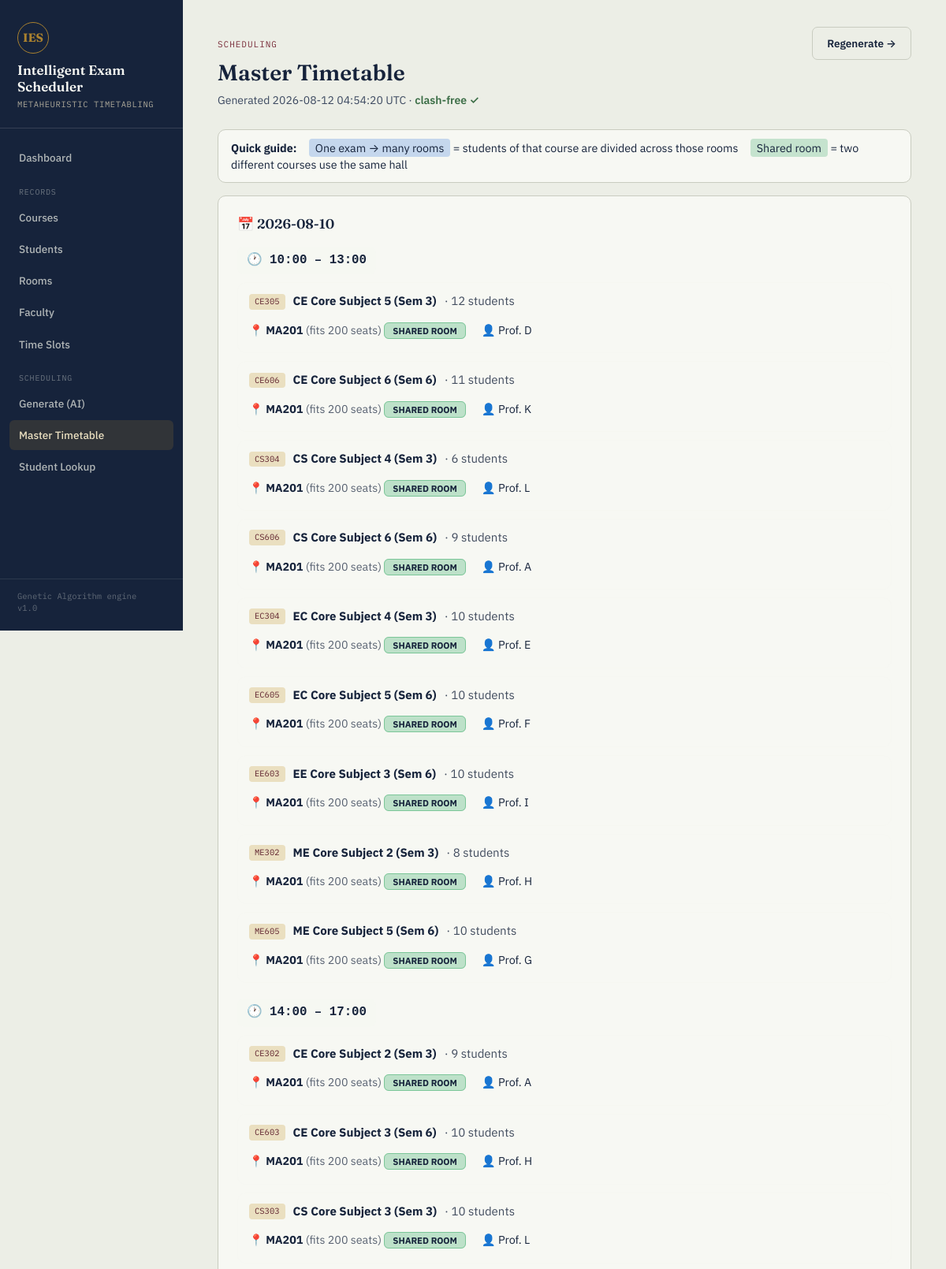
Page /timetable (upper part) on the committed database.
### tables this page shows
CREATE TABLE schedule_runs (
    id TEXT PRIMARY KEY,
    created_at TEXT NOT NULL,
    generations_run INTEGER,
    final_conflicts INTEGER,
    final_fitness REAL,
    seconds_taken REAL
);

CREATE TABLE exams (
    id INTEGER PRIMARY KEY AUTOINCREMENT,
    course_id INTEGER NOT NULL,
    timeslot_id INTEGER,
    room_id INTEGER,
    faculty_id INTEGER,
    run_id TEXT,
    FOREIGN KEY (course_id) REFERENCES courses(id) ON DELETE CASCADE,
    FOREIGN KEY (timeslot_id) REFERENCES timeslots(id) ON DELETE SET NULL,
    FOREIGN KEY (room_id) REFERENCES rooms(id) ON DELETE SET NULL,
    FOREIGN KEY (faculty_id) REFERENCES faculty(id) ON DELETE SET NULL
);

CREATE TABLE timeslots (
    id INTEGER PRIMARY KEY AUTOINCREMENT,
    exam_date TEXT NOT NULL,
    start_time TEXT NOT NULL,
    end_time TEXT NOT NULL,
    label TEXT
);

CREATE TABLE courses (
    id INTEGER PRIMARY KEY AUTOINCREMENT,
    code TEXT NOT NULL UNIQUE,
    name TEXT NOT NULL,
    semester TEXT,
    duration_minutes INTEGER NOT NULL DEFAULT 180
);

CREATE TABLE rooms (
    id INTEGER PRIMARY KEY AUTOINCREMENT,
    name TEXT NOT NULL UNIQUE,
    capacity INTEGER NOT NULL,
    is_active INTEGER DEFAULT 1
);

CREATE TABLE faculty (
    id INTEGER PRIMARY KEY AUTOINCREMENT,
    name TEXT NOT NULL,
    department TEXT,
    max_invigilations INTEGER NOT NULL DEFAULT 10,
    is_active INTEGER DEFAULT 1
);

### app.py (the view)
@app.route("/timetable")
def timetable():
    conn = db.get_db()
    rows = conn.execute(
        """
        SELECT e.id, c.code, c.name AS course_name,
               t.exam_date, t.start_time, t.end_time, t.label,
               r.name AS room_name, r.capacity,
               f.name AS faculty_name,
               (SELECT COUNT(*) FROM enrollments en WHERE en.course_id = c.id) AS enrolled
        FROM exams e
        JOIN courses c ON c.id = e.course_id
        LEFT JOIN timeslots t ON t.id = e.timeslot_id
        LEFT JOIN rooms r ON r.id = e.room_id
        LEFT JOIN faculty f ON f.id = e.faculty_id
        ORDER BY t.exam_date, t.start_time, c.code
        """
    ).fetchall()
    latest_run = conn.execute(
        "SELECT * FROM schedule_runs ORDER BY created_at DESC LIMIT 1"
    ).fetchone()
    conn.close()
    return render_template("timetable.html", exams=rows, latest_run=latest_run)

### db.py (called while the page is built)
def get_db():
    conn = sqlite3.connect(DB_PATH)
    conn.row_factory = sqlite3.Row
    conn.execute("PRAGMA foreign_keys = ON")
    return conn

### templates/timetable.html (shortened to what this page needs)
{% extends "base.html" %}
{% block content %}
<div class="page-head">
  <div>
    <p class="eyebrow">Scheduling</p>
    <h2>Master Timetable</h2>
    {% if latest_run %}
    <p class="sub">
      Generated {{ latest_run.created_at[:19].replace('T',' ') }} UTC ·
      {% if latest_run.final_conflicts == 0 %}
        <span style="color:var(--good); font-weight:600;">clash-free ✓</span>
      {% else %}
        <span style="color:var(--bad); font-weight:600;">{{ latest_run.final_conflicts }} conflicts remaining</span>
      {% endif %}
    </p>
    {% else %}
    <p class="sub">No schedule generated yet.</p>
    {% endif %}
  </div>
  <a href="{{ url_for('generate_page') }}" class="btn btn-ghost">Regenerate →</a>
</div>
{% if exams %}
  {% set groups = {} %}
  {% for e in exams %}
    {% set gkey = (e.code or '') ~ '||' ~ (e.exam_date or '') ~ '||' ~ (e.start_time or '') %}
  {% endfor %}
  {% set room_usage = {} %}
  {% for e in exams %}
    {% set rkey = (e.exam_date or '') ~ '||' ~ (e.start_time or '') ~ '||' ~ (e.room_name or '') %}
  {% endfor %}
  <div class="card tt-legend">
    <strong>Quick guide:</strong>
    <span style="margin-left:12px;">
      <span class="tt-badge-split">One exam → many rooms</span>
      = students of that course are divided across those rooms
    </span>
    <span style="margin-left:12px;">
      <span class="tt-badge-shared">Shared room</span>
      = two different courses use the same hall
    </span>
  </div>
  {% set days = exams|groupby('exam_date') %}
  {% for day, day_exams in days %}
  <div class="card tt-day-card">
    <h3 style="margin:0 0 16px 0;">📅 {{ day }}</h3>
    {% set slots = day_exams|groupby('start_time') %}
    {% for start, slot_exams in slots %}
      {% set end = (slot_exams|list)[0].end_time %}
      <div style="margin-bottom:20px;">
        <div class="tt-slot-time">🕐 {{ start }} – {{ end }}</div>
        {% set seen = {} %}
        {% for e in slot_exams %}
          {% set gkey = (e.code or '') ~ '||' ~ (e.exam_date or '') ~ '||' ~ (e.start_time or '') %}
          {% if gkey not in seen %}
            {% set rows = groups[gkey] %}
            {% set first = rows[0] %}
            {% set is_split = rows|length > 1 %}
            <div class="tt-exam{% if is_split %} is-split{% endif %}">
              <div class="tt-exam-header">
                <span class="tag">{{ first.code }}</span>
                <strong>{{ first.course_name }}</strong>
                <span class="tt-students">· {{ first.enrolled }} students</span>
              </div>
              <div>
                {% for r in rows %}
                  {% set rkey = (r.exam_date or '') ~ '||' ~ (r.start_time or '') ~ '||' ~ (r.room_name or '') %}
                  {% set is_shared = room_usage.get(rkey, [])|length > 1 %}
                  <div class="tt-room-row">
                    <span>
                      📍 <strong>{{ r.room_name }}</strong>
                      <span class="tt-muted">(fits {{ r.capacity }} seats)</span>
                      {% if is_shared %}
                        <span class="tt-shared-tag">SHARED ROOM</span>
                      {% endif %}
                    </span>
                    <span>👤 {{ r.faculty_name or '—' }}</span>
                  </div>
                {% endfor %}
              </div>
            </div>
          {% endif %}
        {% endfor %}
      </div>
    {% endfor %}
  </div>
  {% endfor %}
{% else %}
  <div class="card">
    <div class="empty">
      No timetable yet. Head to <a href="{{ url_for('generate_page') }}">Generate</a> to run the AI scheduler.
    </div>
  </div>
{% endif %}
{% endblock %}

### static/style.css (style rules this page uses)
:root { --ink: #16233B; --ink-soft: #3D4A61; --paper: #ECEEE6; --paper-raised: #F7F8F3; --rule: #C9CCC0; --oxblood: #7A2E3B; --oxblood-dark: #5E212C; --brass: #A9812F; --brass-light: #EADFC0; --good: #3C6E47; --good-bg: #E4EEE3; --bad: #B23A2E; --bad-bg: #F5E3DF; --font-display: 'Fraunces', Georgia, serif; --font-body: 'IBM Plex Sans', -apple-system, sans-serif; --font-mono: 'IBM Plex Mono', 'Courier New', monospace; --sidebar-w: 232px; }
* { box-sizing: border-box; }
html, body { margin: 0; padding: 0; background: var(--paper); color: var(--ink); font-family: var(--font-body); font-size: 15px; line-height: 1.5; }
a { color: inherit; }
.page-head { margin-bottom: 26px; display: flex; align-items: baseline; justify-content: space-between; gap: 20px; flex-wrap: wrap; }
.page-head h2 { font-family: var(--font-display); font-size: 28px; font-weight: 600; margin: 0 0 4px; }
.page-head .eyebrow { font-family: var(--font-mono); font-size: 11px; letter-spacing: 0.09em; text-transform: uppercase; color: var(--oxblood); margin: 0 0 6px; }
.page-head .sub { color: var(--ink-soft); margin: 0; font-size: 14px; }
.card { background: var(--paper-raised); border: 1px solid var(--rule); border-radius: 10px; padding: 22px 24px; margin-bottom: 22px; }
.card h3 { font-family: var(--font-display); font-size: 17px; font-weight: 600; margin: 0 0 14px; }
.btn { display: inline-flex; align-items: center; gap: 7px; font-family: var(--font-body); font-weight: 600; font-size: 13.5px; padding: 10px 18px; border-radius: 7px; border: 1px solid transparent; cursor: pointer; text-decoration: none; }
.btn-ghost { background: transparent; border-color: var(--rule); color: var(--ink); }
.tag { display: inline-block; font-family: var(--font-mono); font-size: 10.5px; padding: 2px 7px; border-radius: 4px; background: var(--brass-light); color: var(--oxblood-dark); }

### templates/timetable.html (style rules this page uses)
.tt-legend { margin-bottom: 16px; padding: 12px 16px; font-size: 0.95em; }
.tt-badge-split { background: rgba(80,140,220,0.3); padding: 2px 8px; border-radius: 4px; }
.tt-badge-shared { background: rgba(80,180,120,0.3); padding: 2px 8px; border-radius: 4px; }
.tt-day-card { margin-bottom: 24px; }
.tt-slot-time { font-family: monospace; font-weight: 700; font-size: 1.05em; margin-bottom: 10px; padding: 6px 12px; background: rgba(236,238,230,0.1); border-radius: 8px; display: inline-block; }
.tt-exam { margin-bottom: 10px; padding: 12px 14px; border-radius: 10px; border: 1px solid rgba(236,238,230,0.12); background: rgba(236,238,230,0.03); }
.tt-exam-header { display: flex; flex-wrap: wrap; align-items: center; gap: 10px; margin-bottom: 8px; }
.tt-shared-tag { background: rgba(80,180,120,0.35); border: 1px solid rgba(80,180,120,0.6); padding: 2px 10px; border-radius: 6px; font-size: 0.8em; font-weight: 700; }
.tt-room-row { display: flex; flex-wrap: wrap; gap: 8px 20px; padding: 6px 0; font-size: 0.95em; border-bottom: 1px solid rgba(236,238,230,0.08); }
.tt-room-row:last-child { border-bottom: none; }
.tt-muted { opacity: 0.7; }
.tt-students { opacity: 0.8; }

### rows in the picture
schedule_runs: created_at "2026-08-12 04:54:20"
exams: exam_date "2026-08-10", start_time "10:00", enrolled "12", room_name "MA201", capacity "200", name "Prof. D"
timeslots: end_time "13:00"
courses: code "CE305", course_name "CE Core Subject 5 (Sem 3)"
exams: enrolled "11", room_name "MA201", capacity "200", name "Prof. K"
courses: code "CE606", course_name "CE Core Subject 6 (Sem 6)"
exams: enrolled "6", room_name "MA201", capacity "200", name "Prof. L"
courses: code "CS304", course_name "CS Core Subject 4 (Sem 3)"
exams: enrolled "9", room_name "MA201", capacity "200", name "Prof. A"
courses: code "CS606", course_name "CS Core Subject 6 (Sem 6)"
exams: enrolled "10", room_name "MA201", capacity "200", name "Prof. E"
courses: code "EC304", course_name "EC Core Subject 4 (Sem 3)"
exams: enrolled "10", room_name "MA201", capacity "200", name "Prof. F"
courses: code "EC605", course_name "EC Core Subject 5 (Sem 6)"
exams: enrolled "10", room_name "MA201", capacity "200", name "Prof. I"
courses: code "EE603", course_name "EE Core Subject 3 (Sem 6)"
exams: enrolled "8", room_name "MA201", capacity "200", name "Prof. H"
courses: code "ME302", course_name "ME Core Subject 2 (Sem 3)"
exams: enrolled "10", room_name "MA201", capacity "200", name "Prof. G"
courses: code "ME605", course_name "ME Core Subject 5 (Sem 6)"
exams: start_time "14:00", enrolled "9", room_name "MA201", capacity "200", name "Prof. A"
timeslots: end_time "17:00"
courses: code "CE302", course_name "CE Core Subject 2 (Sem 3)"
exams: enrolled "10", room_name "MA201", capacity "200", name "Prof. H"
courses: code "CE603", course_name "CE Core Subject 3 (Sem 6)"
exams: enrolled "10", room_name "MA201", capacity "200", name "Prof. L"
courses: code "CS303", course_name "CS Core Subject 3 (Sem 3)"
